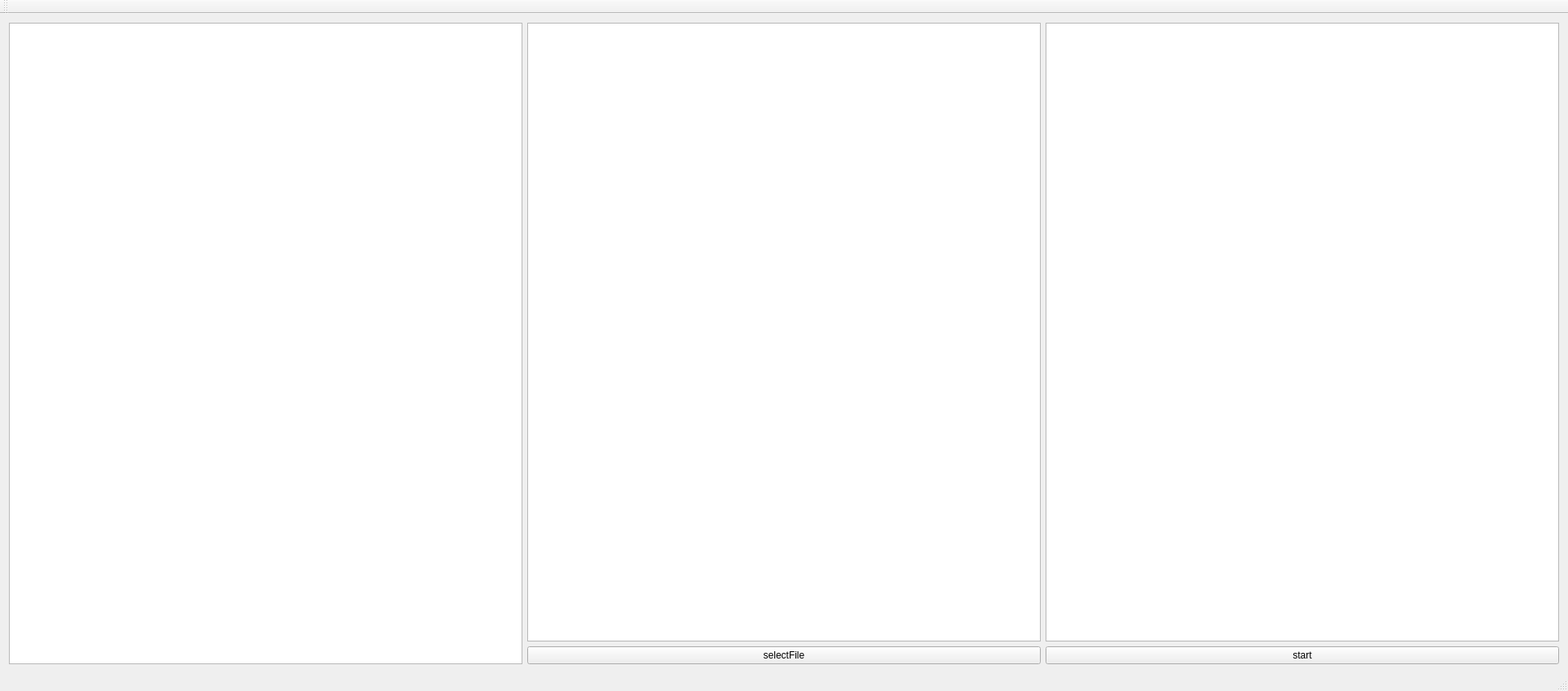
<?xml version="1.0" encoding="UTF-8"?>
<ui version="4.0">
 <class>MainWindow</class>
 <widget class="QMainWindow" name="MainWindow">
  <property name="geometry">
   <rect>
    <x>0</x>
    <y>0</y>
    <width>1930</width>
    <height>851</height>
   </rect>
  </property>
  <property name="windowTitle">
   <string>MainWindow</string>
  </property>
  <widget class="QWidget" name="centralWidget">
   <layout class="QHBoxLayout" name="horizontalLayout">
    <item>
     <widget class="QGraphicsView" name="videoPlayer"/>
    </item>
    <item>
     <layout class="QVBoxLayout" name="verticalLayout">
      <item>
       <widget class="QtCharts::QChartView" name="electrocarChart"/>
      </item>
      <item>
       <widget class="QPushButton" name="selectFile">
        <property name="text">
         <string>selectFile</string>
        </property>
       </widget>
      </item>
     </layout>
    </item>
    <item>
     <layout class="QVBoxLayout" name="verticalLayout_3"/>
    </item>
    <item>
     <layout class="QVBoxLayout" name="verticalLayout_2">
      <item>
       <widget class="QtCharts::QChartView" name="heartRateChart"/>
      </item>
      <item>
       <widget class="QPushButton" name="start">
        <property name="text">
         <string>start</string>
        </property>
       </widget>
      </item>
     </layout>
    </item>
   </layout>
  </widget>
  <widget class="QMenuBar" name="menuBar">
   <property name="geometry">
    <rect>
     <x>0</x>
     <y>0</y>
     <width>1930</width>
     <height>23</height>
    </rect>
   </property>
  </widget>
  <widget class="QToolBar" name="mainToolBar">
   <attribute name="toolBarArea">
    <enum>TopToolBarArea</enum>
   </attribute>
   <attribute name="toolBarBreak">
    <bool>false</bool>
   </attribute>
  </widget>
  <widget class="QStatusBar" name="statusBar"/>
 </widget>
 <layoutdefault spacing="6" margin="11"/>
 <customwidgets>
  <customwidget>
   <class>QtCharts::QChartView</class>
   <extends>QGraphicsView</extends>
   <header location="global">qchartview.h</header>
  </customwidget>
 </customwidgets>
 <resources/>
 <connections/>
</ui>
